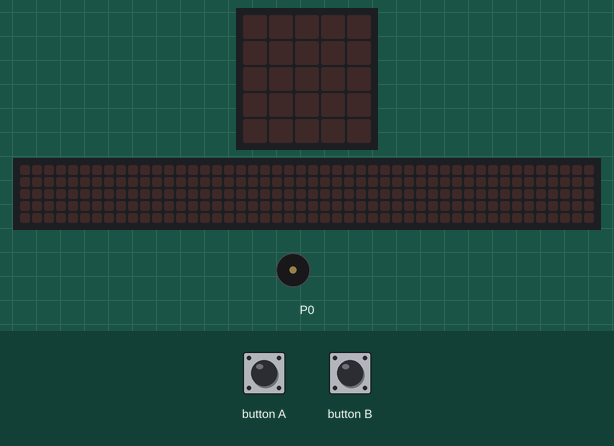
Recording of a program running on a simulated BBC micro:bit (MakeCode). On the bench: the board's 5×5 LED display, a strip that is not on the board, showing the scrolling text unrolled, buzzer (waves = sounding). Inputs (shaded band) come from the test bench. The 48×5 strip is a reading aid, not a part: it shows the text the display is scrolling, unrolled, one strip-width of it at a time.

Above: at 1.2 s.
1.3 s: button A pressed for 0.15 s
At 1.6 s:
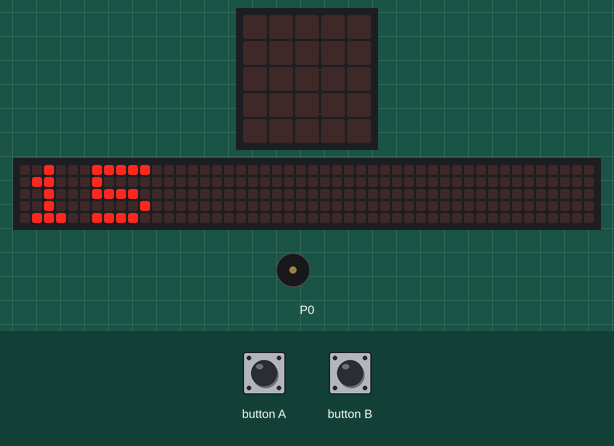
At 11.4 s:
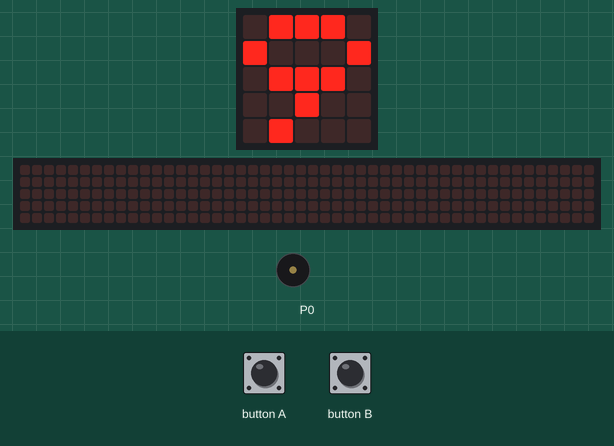
Timing chart, 0 to 27.7 s (numbered marks = the images above; inputs shaded):
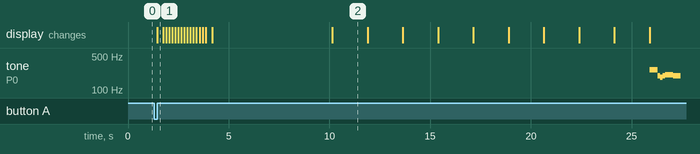

The program:

main.ts
```typescript
let Déclencheur_de_musique = false
let secondes = 0
input.onButtonPressed(Button.A, function () {
    Déclencheur_de_musique = true
    secondes = 15
    basic.showNumber(secondes)
    while (secondes > 0) {
        basic.pause(1000)
        secondes += 0 - 1
        if (secondes <= 9) {
            basic.showNumber(secondes)
        }
    }
})
input.onButtonPressed(Button.B, function () {

})
basic.forever(function () {
    if (Déclencheur_de_musique == true && secondes == 0) {
        music.startMelody(music.builtInMelody(Melodies.Punchline), MelodyOptions.Once)
        Déclencheur_de_musique = false
    }
})
```

test.ts
```typescript
// les tests vont ici ; cela ne sera pas compilé si ce paquet est utilisé en tant qu'extension.
```

Measured:
- after the input at 1.3 s, tone on P0: plays 262 Hz for 0.38 s, 196 Hz for 0.13 s, 185 Hz for 0.13 s, 196 Hz for 0.13 s, 208 Hz for 0.38 s, 196 Hz for 0.38 s, starting after 24.6 s; the display: changes after 0.15 s (image 1)
